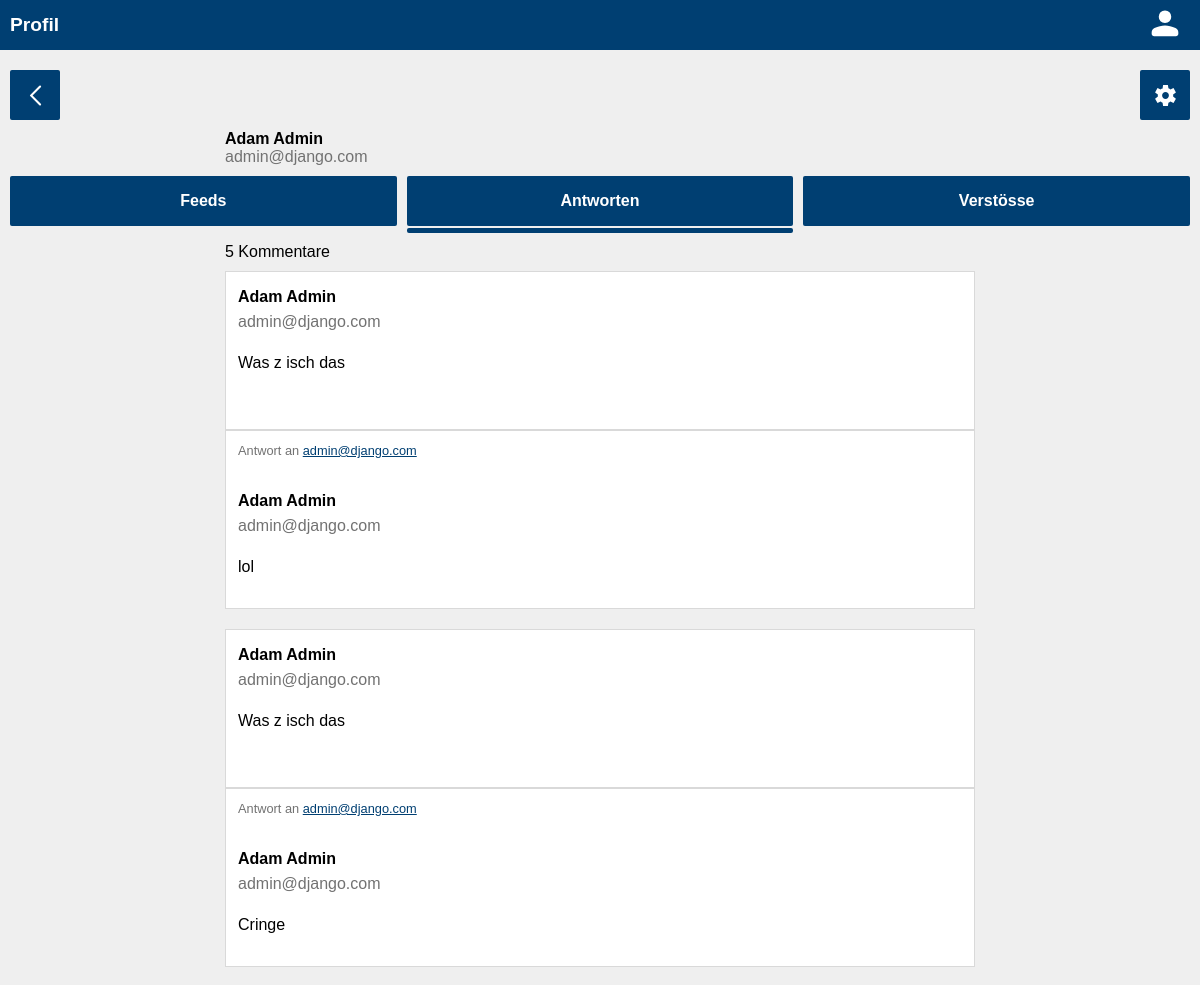
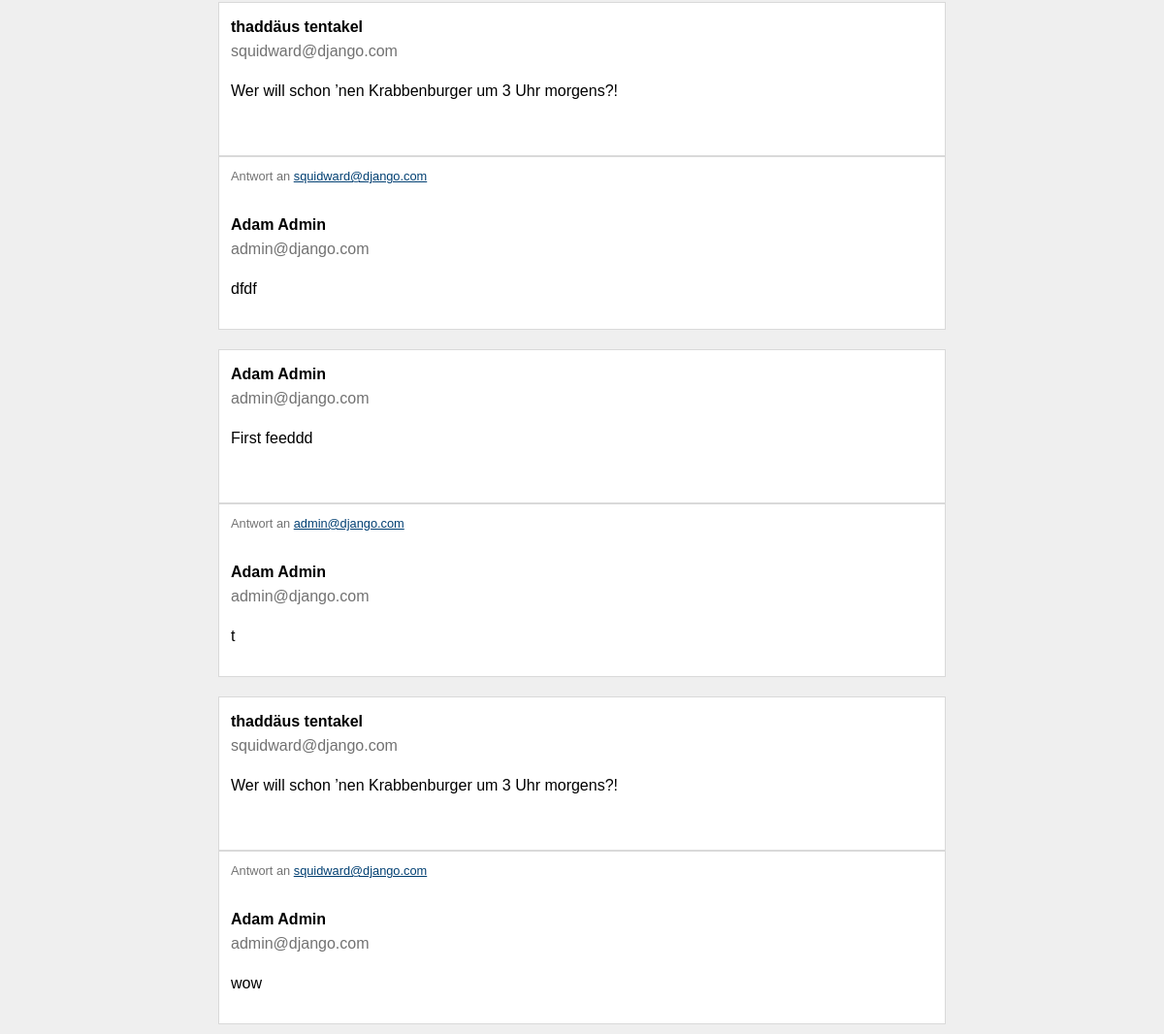
Page /users/1/commentaries (signed in) on the committed database (2 pictures, top to bottom).
### authentication/models.py (models this page shows)
class User(AbstractUser):
    first_name = models.CharField(max_length=100, verbose_name=_("Vorname"))
    last_name = models.CharField(max_length=100, verbose_name=_("Nachname"))
    username = models.EmailField(unique=True, verbose_name="Benutzername")
    email = models.EmailField(unique=True, verbose_name="E-Mail Adresse")
    USERNAME_FIELD = "email"
    REQUIRED_FIELDS = ["username"]
    birthdate = models.DateField(null=True, verbose_name=_("Geburtsdatum"))
    verified = models.BooleanField(null=True)

### commentary/models.py (models this page shows, shortened)
class Commentary(models.Model):
    text = models.TextField(max_length=200, verbose_name=_("Inhalt"))
    feed = models.ForeignKey(Feed, on_delete=models.CASCADE, related_name="commentaries")
    published_date = models.DateTimeField(auto_now_add=True, verbose_name=_("Veröffentlicht"))
    author = models.ForeignKey(User, on_delete=models.CASCADE, related_name="commentaries")
    class Meta:
        ordering = ["-published_date", "-id"]

### feeds/models.py (models this page shows, shortened)
class Feed(models.Model):
    text = models.TextField(max_length=200)
    published_date = models.DateTimeField(auto_now_add=True, verbose_name=_("Veröffentlicht"))
    author = models.ForeignKey(
        User,
        on_delete=models.CASCADE,
        related_name="feeds",
    )
    class Meta:
        ordering = ["-published_date", "-id"]

### authentication/views.py (the view)
class UserCommentariesView(generic.DetailView):
    model = User
    template_name = "authentication/user_commentaries.html"

### authentication/templates/authentication/user_commentaries.html (shortened to what this page needs)
{% load static %}
{% load i18n %}
<!DOCTYPE html>
<html lang="en">
<head>
    <link rel="stylesheet" href="{% static 'global.css' %}">
    <link rel="stylesheet" href="{% static 'header.css' %}">
    <link rel="stylesheet" href="{% static 'users.css' %}">
    <link rel="stylesheet" href="{% static 'style.css' %}">
    <link rel="stylesheet" href="{% static 'feeds.css' %}">
</head>
<body>
<header>
    <div class="grid-header">
        <h1 class="title">{% translate "Profil" %}</h1>
        <div class="profile">
            <a href="{% url 'user' request.user.id %}"><img src="{% static 'svgs/account.svg' %}" height="40px"/></a>
        </div>
    </div>
</header>
<main>
    {% if request.user.id == user.id or perms.authentication.view_user %}
        <div class="grid-buttons grid-buttons-user">
            <a href="{% url 'feeds' %}" class="crud-button back">
                <img src="{% static 'svgs/back.svg' %}" height="25px"/>
            </a>
            {% if request.user.id == user.id or perms.authentication.change_user %}
                <a href="{% url 'user_update' user.id %}" class="crud-button update">
                    <img src="{% static 'svgs/settings.svg' %}" height="25px"/>
                </a>
            {% endif %}
        </div>
        <div>
            <div class="user">
                <div class="fulname-container">
                    {% if user.first_name != "" and user.last_name %}
                        <p class="fulname">{{ user.first_name }} {{ user.last_name }}</p>
                    {% else %}
                        <p class="fulname">{% translate "Unbekannt" %}</p>
                    {% endif %}
                </div>
                <p class="email">{{ user.email }}</p>
            </div>
        </div>
        <div class="grid-tab-commentaries feeds">
            <a href="{% url 'user' user.id %}" class="tab">
                {% translate "Feeds" %}
            </a>
            <a class="tab replies">
                {% translate "Antworten" %}
            </a>
            <a href="{% url 'user_warns' user.id %}" class="tab warns">
                {% translate "Verstösse" %}
            </a>
            <div class="current">
            </div>
        </div>
        <div class="count">
            {% if user.commentaries.count > 1 or user.commentaries.count < 1 %}
                <p>{{ user.commentaries.count }} {% translate "Kommentare" %}</p>
            {% else %}
                <p>{{ user.commentaries.count }} {% translate "Kommentar" %}</p>
            {% endif %}
        </div>
        <div class="grid-commentaries">
            {% for commentary in user.commentaries.all %}
                <a href="{% url 'feed' commentary.feed.id %}">
                    <div class="card feed">
                        <div class="author">
                            <div class="fulname-container">
                                {% if commentary.feed.author.first_name != "" and commentary.feed.author.last_name != "" %}
                                    <p class="fulname">{{ commentary.feed.author.first_name }} {{ commentary.feed.author.last_name }}</p>
                                {% else %}
                                    <p class="fulname">{% translate "Unbekannt" %}</p>
                                {% endif %}
                            </div>
                            <p class="email">{{ commentary.feed.author.email }}</p>
                        </div>
                        <div class="text">
                            <p>{{ commentary.feed.text }}</p>
                        </div>
                    </div>
                    <div class="card commentary">
                        <div class="answer">
                            <p>Antwort an <span class="answer-email">{{ commentary.feed.author.email }}</span></p>
                        </div>
                        <div class="author">
                            <div class="fulname-container">
                                {% if commentary.author.first_name != "" and commentary.author.last_name != "" %}
                                    <p class="fulname">{{ commentary.author.first_name }} {{ commentary.author.last_name }}</p>
                                {% else %}
                                    <p class="fulname">{% translate "Unbekannt" %}</p>
                                {% endif %}
                            </div>
                            <p class="email">{{ commentary.author.email }}</p>
                        </div>
                        <div class="text">
                            <p>{{ commentary.text }}</p>
                        </div>
                    </div>
                </a>
            {% endfor %}
        </div>
    {% else %}
        <div class="no-perm">
            <p>{% translate "Zugriff verweigert" %}</p>
        </div>
    {% endif %}
</main>

### authentication/static/global.css (style rules this page uses)
* { margin: 0; padding: 0; font-family: "Quicksand-Regular", sans-serif; }
html, body { height: 100%; background-color: #EFEFEF; }
main { position: relative; padding: 10px; }
a { color: #003f72; text-decoration: none; }

### authentication/static/header.css (style rules this page uses)
header { height: 50px; background-color: #003f72; color: white; font-weight: bold; padding: 0 10px; }
.grid-header { display: grid; grid-template-rows: 50px; grid-template-columns: 1fr 50px; grid-template-areas: "title profile"; }
header .title { grid-area: title; font-size: 1.2rem; display: flex; align-items: center; }
.profile { grid-area: profile; display: flex; justify-content: center; align-items: center; filter: invert(); }
.profile a { justify-content: center; align-items: center; }

### authentication/static/users.css (style rules this page uses)
.user { width: 100%; margin: 25px auto; }
.user .fulname-container { display: flex; align-items: center; }
.user .fulname { font-weight: bold; grid-area: fulname; display: flex; align-items: center; margin: 0 5px 0 0; }
.user .email { grid-area: email; display: flex; align-items: center; color: #727272 }
.grid-tab-commentaries { display: grid; grid-gap: 2px 10px; grid-template-rows: 50px 5px; grid-template-columns: 1fr 1fr 1fr; grid-template-areas: "feeds replies warns" ". current ."; margin: 10px 0; }
.tab { display: flex; justify-content: center; align-items: center; background-color: #003f72; font-weight: bold; color: white; border-radius: 2px; }
.current { grid-area: current; background-color: #003f72; border-radius: 2px; }
.count { margin: 10px auto; }
@media screen and (min-width: 520px) { .user, .count, .grid-group { width: 500px; margin: 10px auto; } }
@media screen and (min-width: 770px) { .user, .count, .grid-group { width: 750px; } }

### authentication/static/style.css (style rules this page uses)
.card { border-color: #d9d9d9; border-width: 1px; border-style: solid; background-color: white; }

### feeds/static/feeds.css (style rules this page uses)
.grid-buttons { display: grid; grid-gap: 10px; grid-template-columns: 50px 1fr 50px 50px 50px; grid-template-rows: 50px; margin: 10px 0; }
.grid-buttons-user { grid-template-areas: "back . . . update"; }
.crud-button { cursor: pointer; display: flex; justify-content: center; align-items: center; color: white; font-size: 1.2rem; font-weight: bold; border-radius: 2px; }
.crud-button img { filter: invert(); }
.back { grid-area: back; background-color: #003f72; }
.update { grid-area: update; background-color: #003f72; }
.feed { display: grid; grid-gap: 20px; grid-template-columns: 1fr; grid-template-rows: 50px 1fr 25px; grid-template-areas: "author" "text" "published"; padding: 12px; }
.feed a, .feed p, .commentary a, .commentary p { text-decoration: none; color: black; word-break: break-word; }
.feed .author { grid-area: author; display: grid; grid-template-rows: 1fr 1fr; grid-template-columns: 1fr 25px; grid-template-areas: "fulname-container" "email"; }
.author .fulname-container { font-weight: bold; grid-area: fulname-container; display: flex; align-items: center; }
.fulname { margin: 0 5px 0 0; }
.author .email { grid-area: email; display: flex; align-items: center; color: #727272 }
.feed .text { grid-area: text; }
.grid-commentaries { display: grid; color: #727272; grid-gap: 20px; }
.commentary { display: grid; grid-gap: 20px; grid-template-columns: 1fr; grid-template-rows: 25px 50px 1fr; grid-template-areas: "answer" "author" "text" "published"; padding: 12px; }
.commentary .author { grid-area: author; display: grid; grid-template-rows: 1fr 1fr; grid-template-columns: 1fr; grid-template-areas: "fulname-container" "email"; }
.commentary .answer { grid-area: answer; }
.answer { font-size: 0.8rem; }
.answer p { color: #727272 }
.answer .answer-email { text-decoration: underline; color: #003f72; }
@media screen and (min-width: 520px) { main > .grid-feeds, main > .grid-commentaries, main > .grid-warns { width: 500px; margin: 0 auto; } }
@media screen and (min-width: 770px) { main > .grid-feeds, main > .grid-commentaries, main > .grid-warns { width: 750px; } }

### rows in the picture
User: first_name "Adam", last_name "Admin", email "admin@django.com", commentaries.count "5"
Commentary: feed.author.first_name "Adam", feed.author.last_name "Admin", feed.author.email "admin@django.com", feed.text "Was z isch das", author.first_name "Adam", author.last_name "Admin", author.email "admin@django.com", text "lol"
Commentary: feed.author.first_name "Adam", feed.author.last_name "Admin", feed.author.email "admin@django.com", feed.text "Was z isch das", author.first_name "Adam", author.last_name "Admin", author.email "admin@django.com", text "Cringe"
Commentary: feed.author.first_name "thaddäus", feed.author.last_name "tentakel", feed.author.email "squidward@django.com", feed.text "Wer will schon ’nen Krabbenburger um 3 Uhr morgens?!", author.first_name "Adam", author.last_name "Admin", author.email "admin@django.com", text "dfdf"
Commentary: feed.author.first_name "Adam", feed.author.last_name "Admin", feed.author.email "admin@django.com", feed.text "First feeddd", author.first_name "Adam", author.last_name "Admin", author.email "admin@django.com", text "t"
Commentary: feed.author.first_name "thaddäus", feed.author.last_name "tentakel", feed.author.email "squidward@django.com", feed.text "Wer will schon ’nen Krabbenburger um 3 Uhr morgens?!", author.first_name "Adam", author.last_name "Admin", author.email "admin@django.com", text "wow"
